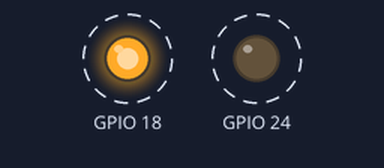
Bench run of a program on a simulated Raspberry Pi (BCM pin numbers). On the bench: output pins drawn as LEDs (lit = HIGH). Dashed ring = blinking.

Above: at 0.02 s.
Timing chart, 0 to 3.0 s (numbered marks = the images above):
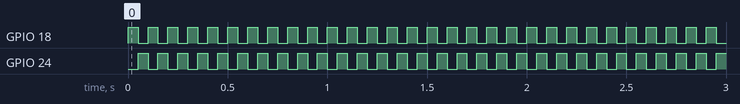

Measured:
- by itself, GPIO 18, GPIO 24: alternates HIGH for 0.05 s and LOW for 0.05 s

The program:

led.py
```python
#import des utilistaires python
import RPi.GPIO as GPIO
import time

#Utilisation d'une norme de nommage pour les broches
GPIO.setmode(GPIO.BCM)
GPIO.setwarnings(False)

#initialisation de la broche en mode "sortie"
#⚠️ Le nombre passé en paramètre correspond au numéro de GPIO et non au numéro de la broche.
GPIO.setup(18, GPIO.OUT)
GPIO.setup(24, GPIO.OUT)

#On dit à la pin GPIO 14 d'arrêter d'envoyer du courant.
lever = 100

#GPIO.output(16, GPIO.LOW)
#GPIO.output(16, GPIO.HIGH)

while (lever != 0):
    GPIO.output(18, GPIO.HIGH)
    GPIO.output(24, GPIO.LOW)

    time.sleep(0.05)

    GPIO.output(18, GPIO.LOW)
    GPIO.output(24, GPIO.HIGH)

    time.sleep(0.05)

    #lever = lever - 1
    #print("lever =", lever)


#On indique qu'on a fini d'utiliser les GPIOs
GPIO.cleanup()
```
